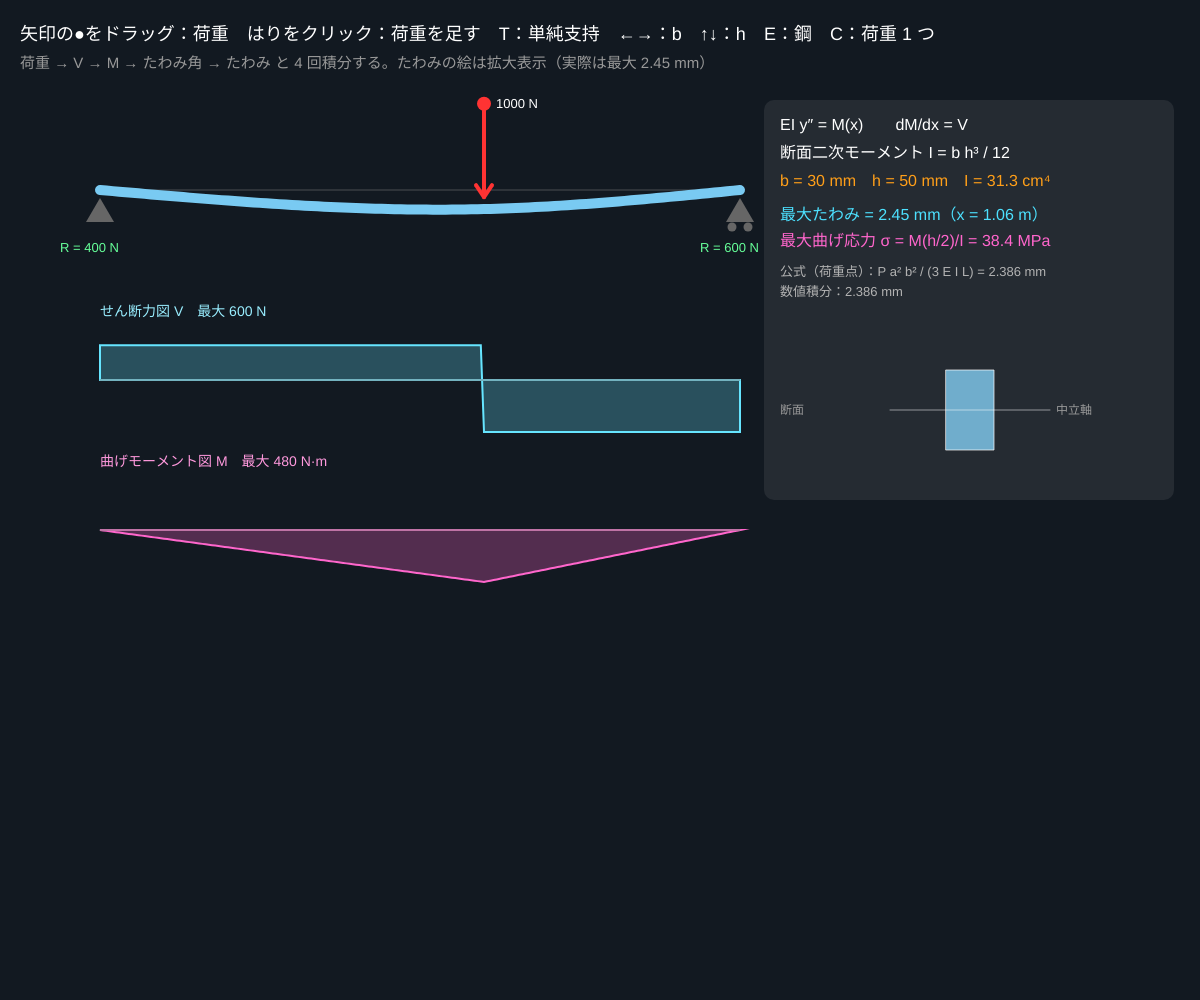
Frame 1 (no input)
Frame 60 (no input): identical to frame 1, image omitted
Frame 120 (the mouse pressed at the canvas centre since frame 60): identical to frame 1, image omitted

The p5.js sketch that drew this single still picture (run headless with seeded random() and noise() and a simulated clock; from frame 60 on, the mouse is pressed at the canvas centre):

// p5.js sketch
// ── sketch.js
// ============================================
// 07 はりの曲げ
// 荷重 → せん断力 V → 曲げモーメント M → たわみ y。順に積分していく（オイラー・ベルヌーイのはり理論：EI y'' = M）
// 断面二次モーメント I = b h³ / 12。高さ h を 2 倍にすると、たわみは 1/8 になる
// 矢印をドラッグ = 荷重の位置と大きさ / はりをクリック = 荷重を足す / T = 単純支持 ⇄ 片持ち / ←→ = 幅 b / ↑↓ = 高さ h / E = 材料 / C = 荷重を 1 つに
// ============================================

let beamLen = 2.0;              // ★ はりの長さ（m）
let secB = 30, secH = 50;       // ★ 断面の幅 b と高さ h（mm）
let supportId = 0;              // 0 単純支持 / 1 片持ち
let matList = [['鋼', 206e9], ['アルミ', 70e9], ['木材（スギ）', 7e9]], matId = 0;   // ★ 材料とヤング率（Pa）
let loads = [{ a: 1.2, p: 1000 }];   // 荷重：位置 a（m）、大きさ p（N、下向きが正）
let grabId = -1;
const NB = 400;                 // はりを分ける数
let bx = 0, bw = 0, by = 0;     // はりの絵の左端・幅・高さ位置

function setup() {
  createCanvas(windowWidth, windowHeight);
  colorMode(HSB, 360, 100, 100, 100);
}

// ★ 数値積分で V, M, たわみ角, たわみ を求める
function solveBeam() {
  let dx = beamLen / NB, EI = matList[matId][1] * ((secB / 1000) * Math.pow(secH / 1000, 3)) / 12;
  let sumP = 0, sumPa = 0;
  for (let q of loads) { sumP += q.p; sumPa += q.p * q.a; }
  let RA, RB = 0, MA = 0;
  if (supportId === 0) { RB = sumPa / beamLen; RA = sumP - RB; }       // 単純支持：モーメントのつり合い
  else { RA = sumP; MA = -sumPa; }                                     // 片持ち：壁が力とモーメントを受ける
  let V = [], M = [MA], slope = [0], y = [0];
  let shearAt = (x) => { let v = RA; for (let q of loads) if (q.a < x) v -= q.p; return v; };
  for (let i = 0; i <= NB; i++) V.push(shearAt(i * dx + 1e-9));
  for (let i = 1; i <= NB; i++) M.push(M[i - 1] + shearAt((i - 0.5) * dx) * dx);                 // M = ∫V dx
  for (let i = 1; i <= NB; i++) slope.push(slope[i - 1] + ((M[i - 1] + M[i]) / 2 / EI) * dx);    // θ = ∫M/EI dx
  for (let i = 1; i <= NB; i++) y.push(y[i - 1] + ((slope[i - 1] + slope[i]) / 2) * dx);         // y = ∫θ dx
  if (supportId === 0) { let yEnd = y[NB]; for (let i = 0; i <= NB; i++) y[i] -= (yEnd * i) / NB; }   // 両端で y = 0 になるように
  return { V, M, y, RA, RB, MA, EI };
}

function draw() {
  background(212, 45, 13);
  bx = 100; bw = width - 560; by = 190;
  let sol = solveBeam();
  let X = (x) => bx + (x / beamLen) * bw;
  let vMax = 1, mMax = 1, yMax = 1e-9, iy = 0;
  for (let i = 0; i <= NB; i++) {
    vMax = Math.max(vMax, Math.abs(sol.V[i])); mMax = Math.max(mMax, Math.abs(sol.M[i]));
    if (Math.abs(sol.y[i]) > yMax) { yMax = Math.abs(sol.y[i]); iy = i; }
  }
  let pxPerM = Math.min(8000, 60 / yMax);          // たわみの拡大（最大でも 60 px）

  // ---- はりと支点
  noStroke(); fill(0, 0, 40);
  if (supportId === 0) {
    triangle(X(0), by + 8, X(0) - 14, by + 32, X(0) + 14, by + 32);
    triangle(X(beamLen), by + 8, X(beamLen) - 14, by + 32, X(beamLen) + 14, by + 32);
    circle(X(beamLen) - 8, by + 37, 9); circle(X(beamLen) + 8, by + 37, 9);
  } else {
    rect(X(0) - 26, by - 60, 26, 120);
    stroke(0, 0, 60); strokeWeight(1);
    for (let k = -60; k < 60; k += 12) line(X(0) - 26, by + k + 12, X(0), by + k);
  }
  stroke(0, 0, 50, 50); strokeWeight(1); line(X(0), by, X(beamLen), by);      // 変形前
  noFill(); stroke(matId === 2 ? 30 : 200, 50, 95); strokeWeight(constrain(secH / 5, 4, 22));
  beginShape();
  for (let i = 0; i <= NB; i += 4) vertex(X((i * beamLen) / NB), by - sol.y[i] * pxPerM);
  endShape();
  // 荷重の矢印
  for (let k = 0; k < loads.length; k++) {
    let q = loads[k], x = X(q.a), yb = by - sol.y[Math.round((q.a / beamLen) * NB)] * pxPerM;
    let lenA = q.p / 12, tip = yb - (q.p >= 0 ? 12 : -12), tail = tip - lenA - (q.p >= 0 ? 10 : -10);
    stroke(0, 80, 100); strokeWeight(4);
    line(x, tail, x, tip);
    let sg = q.p >= 0 ? 1 : -1;
    line(x, tip, x - 8, tip - 12 * sg); line(x, tip, x + 8, tip - 12 * sg);
    noStroke(); fill(0, 80, 100); circle(x, tail, 14);
    fill(0, 0, 100); textSize(13); text(nf(q.p, 1, 0) + ' N', x + 12, tail + 4);
  }
  // 反力
  noStroke(); fill(140, 60, 100); textSize(13);
  text('R = ' + nf(sol.RA, 1, 0) + ' N', X(0) - 40, by + 62);
  if (supportId === 0) text('R = ' + nf(sol.RB, 1, 0) + ' N', X(beamLen) - 40, by + 62);
  else text('M = ' + nf(sol.MA, 1, 0) + ' N·m', X(0) - 40, by + 80);

  // ---- せん断力図（SFD）と曲げモーメント図（BMD）
  let rowsD = [['せん断力図 V', sol.V, vMax, 190, ' N'], ['曲げモーメント図 M', sol.M, mMax, 320, ' N·m']];
  for (let r = 0; r < 2; r++) {
    let y0 = by + 190 + r * 150, amp = 52, arr = rowsD[r][1], peak = rowsD[r][2];
    fill(rowsD[r][3], 60, 90, 30); stroke(rowsD[r][3], 60, 100); strokeWeight(2);
    beginShape();
    vertex(X(0), y0);
    for (let i = 0; i <= NB; i += 2) vertex(X((i * beamLen) / NB), y0 - (arr[i] / peak) * amp * (r === 1 ? -1 : 1));   // M は下向きを正（引張側）に描く
    vertex(X(beamLen), y0);
    endShape(CLOSE);
    stroke(0, 0, 50); strokeWeight(1); line(X(0), y0, X(beamLen), y0);
    noStroke(); fill(rowsD[r][3], 40, 100); textSize(14);
    text(rowsD[r][0] + '　最大 ' + nf(peak, 1, 0) + rowsD[r][4], X(0), y0 - amp - 12);
  }

  // ---- 数値
  let Isec = (secB * Math.pow(secH, 3)) / 12;                          // mm⁴
  let sigMax = (mMax * 1000 * (secH / 2)) / Isec;                      // 曲げ応力 σ = M (h/2) / I（MPa）
  noStroke(); fill(0, 0, 100); textSize(18);
  text('矢印の●をドラッグ：荷重　はりをクリック：荷重を足す　T：' + (supportId === 0 ? '単純支持' : '片持ち') + '　←→：b　↑↓：h　E：' + matList[matId][0] + '　C：荷重 1 つ', 20, 40);
  fill(0, 0, 60); textSize(15);
  text('荷重 → V → M → たわみ角 → たわみ と 4 回積分する。たわみの絵は拡大表示（実際は最大 ' + nf(yMax * 1000, 1, 2) + ' mm）', 20, 68);
  let ix = width - 420, iy0 = 130;
  fill(0, 0, 100, 8); rect(ix - 16, iy0 - 30, 410, 400, 10);
  fill(0, 0, 100); textSize(16);
  text('EI y″ = M(x)　　dM/dx = V', ix, iy0);
  text('断面二次モーメント I = b h³ / 12', ix, iy0 + 28);
  fill(35, 90, 100);
  text('b = ' + secB + ' mm　h = ' + secH + ' mm　I = ' + nf(Isec / 1e4, 1, 1) + ' cm⁴', ix, iy0 + 56);
  fill(190, 70, 100);
  text('最大たわみ = ' + nf(yMax * 1000, 1, 2) + ' mm（x = ' + nf((iy * beamLen) / NB, 1, 2) + ' m）', ix, iy0 + 90);
  fill(320, 60, 100);
  text('最大曲げ応力 σ = M(h/2)/I = ' + nf(sigMax, 1, 1) + ' MPa', ix, iy0 + 116);
  if (loads.length === 1) {
    // 公式との答え合わせ（荷重点のたわみ）
    let q = loads[0], a = q.a, b = beamLen - a;
    let formula = supportId === 0 ? (q.p * a * a * b * b) / (3 * sol.EI * beamLen) : (q.p * a * a * a) / (3 * sol.EI);
    let numeric = -sol.y[Math.round((a / beamLen) * NB)];
    fill(0, 0, 70); textSize(13);
    text('公式（荷重点）：' + (supportId === 0 ? 'P a² b² / (3 E I L)' : 'P a³ / (3 E I)') + ' = ' + nf(formula * 1000, 1, 3) + ' mm', ix, iy0 + 146);
    text('数値積分：' + nf(numeric * 1000, 1, 3) + ' mm', ix, iy0 + 166);
  }
  // 断面の絵
  let cs = 1.6, cxs = ix + 190, cys = iy0 + 280;
  stroke(0, 0, 100, 70); strokeWeight(1); fill(matId === 2 ? 30 : 200, 45, 80);
  rect(cxs - (secB * cs) / 2, cys - (secH * cs) / 2, secB * cs, secH * cs);
  stroke(0, 0, 100, 50); line(cxs - 80, cys, cxs + 80, cys);          // 中立軸
  noStroke(); fill(0, 0, 60); textSize(12);
  text('中立軸', cxs + 86, cys + 4); text('断面', ix, cys + 4);
}

function mousePressed() {
  grabId = -1;
  for (let k = 0; k < loads.length; k++) {
    let x = bx + (loads[k].a / beamLen) * bw;
    if (Math.abs(mouseX - x) < 20 && mouseY < by + 80 && mouseY > 90) grabId = k;
  }
  if (grabId < 0 && mouseX > bx && mouseX < bx + bw && Math.abs(mouseY - by) < 30 && loads.length < 5) {
    loads.push({ a: ((mouseX - bx) / bw) * beamLen, p: 600 });
    grabId = loads.length - 1;
  }
}
function mouseDragged() {
  if (grabId < 0) return;
  loads[grabId].a = constrain(((mouseX - bx) / bw) * beamLen, 0.02, beamLen);
  loads[grabId].p = constrain((by - 22 - mouseY) * 12, -1500, 1500);
}
function mouseReleased() { grabId = -1; }

function keyPressed() {
  if (key === 't' || key === 'T') supportId = 1 - supportId;
  if (key === LEFT_ARROW) secB = constrain(secB - 5, 10, 80);
  if (key === RIGHT_ARROW) secB = constrain(secB + 5, 10, 80);
  if (key === UP_ARROW) secH = constrain(secH + 5, 10, 100);
  if (key === DOWN_ARROW) secH = constrain(secH - 5, 10, 100);
  if (key === 'e' || key === 'E') matId = (matId + 1) % matList.length;
  if (key === 'c' || key === 'C') loads = [{ a: beamLen * 0.6, p: 1000 }];
}

// ---------- やってみよう ----------
// 1. h を 50 → 100 にすると、たわみは 1/8、応力は 1/4。b を 2 倍にした場合と比べよう（板は立てて使う）
// 2. 単純支持で荷重を中央に置くと最大。公式 PL³/48EI と一致するか電卓で確かめよう
// 3. T で片持ちに。モーメント図は壁で最大になる。飛び込み台の付け根が太い理由
// 4. 荷重を 2 つにして、中央部の せん断力を 0（モーメント一定＝純曲げ）にしよう。4 点曲げ試験の形
// 5. b と h を入れ替えただけの断面（30×50 と 50×30）で、たわみは何倍ちがう？
